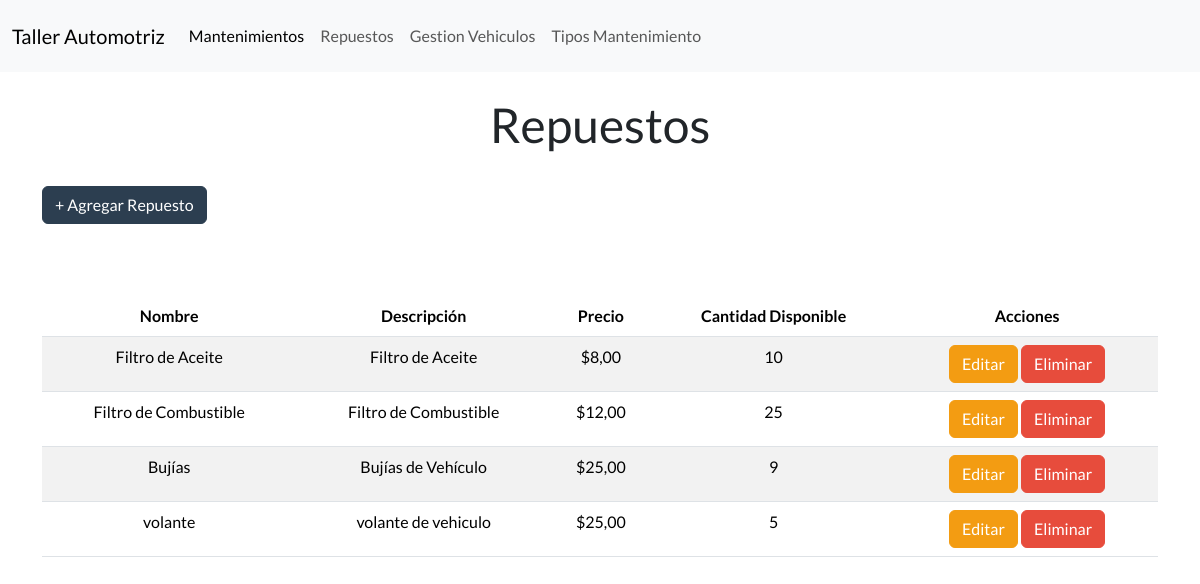
The app's page /repuestos/ with its own data.
### Aplicaciones/Taller/models.py (models this page shows, shortened)
class Repuesto(models.Model): # * Modelo para representar un repuesto
    id_repuesto = models.AutoField(primary_key=True) # ~ Campo de clave primaria autoincremental
    nombre_repuesto = models.CharField(max_length=100)
    descripcion = models.TextField()
    precio = models.DecimalField(max_digits=10, decimal_places=2)
    cantidad_disponible = models.PositiveIntegerField() # ~ tipo de dato para cantidades enteras positivas

### Aplicaciones/Taller/views.py (the view)
# urls.py: path('repuestos/', views.repuestos, name="repuestos"),  # * Mapas de la URL 'repuestos/' a la vista repuestos
def repuestos(request):
    repuestosdbb = Repuesto.objects.all()  # * Recibe todos los repuestos de la base de datos
    """
     * Render the list of repuestos.
    """
    return render(request, 'repuestos.html', {'repuestos': repuestosdbb})  # * Pasa los repuestos a la plantilla 'repuestos.html'

### Aplicaciones/Taller/templates/repuestos.html (shortened to what this page needs)
{% extends 'plantilla.html' %} {% load static %}
{% block content %}
    <div class="container">
        <h1 class="text-center mt-4">Repuestos</h1>
        <button type="button" class="btn btn-primary mt-4 mb-4" data-bs-toggle="modal" data-bs-target="#exampleModal">
            + Agregar Repuesto
        </button>
        <br>
        {% if repuestos %}
        <div class="table-responsive" mt-4>
            {% if repuestos %}
            <table class="table table-striped table-hover text-center mt-5" id="tabla-repuestos">
                <thead>
                    <tr>
                        <th>Nombre</th>
                        <th>Descripción</th>
                        <th>Precio</th>
                        <th>Cantidad Disponible</th>
                        <th>Acciones</th>
                    </tr>
                </thead>
                <tbody>
                    {% for repuesto in repuestos %}
                    <tr>
                        <td>{{ repuesto.nombre_repuesto }}</td>
                        <td>{{ repuesto.descripcion }}</td>
                        <td>${{ repuesto.precio }}</td>
                        <td>{{ repuesto.cantidad_disponible }}</td>
                        <td>
                            <a href="{% url 'editar_repuesto' repuesto.id_repuesto %}" class="btn btn-warning">Editar</a>
                            <a href="Javascript:void(0)" class="btn btn-danger" onclick="eliminarFila('{% url 'eliminar_repuesto' repuesto.id_repuesto %}', 'Repuestos')">Eliminar</a>
                        </td>
                    </tr>
                    {% endfor %}
                </tbody>
            </table>
            {% else %}
            <div class="alert alert-info text-center mt-4" role="alert">
                No hay repuestos disponibles en este momento.
            </div>
            {% endif %}
    {% else %}
        <div class="alert alert-warning text-center mt-4" role="alert">
            No se encontraron repuestos.
        </div>
    {% endif %}
{% endblock content %}

### records on screen
Repuesto: nombre_repuesto "Filtro de Aceite", descripcion "Filtro de Aceite", precio "8,00", cantidad_disponible "10"
Repuesto: nombre_repuesto "Filtro de Combustible", descripcion "Filtro de Combustible", precio "12,00", cantidad_disponible "25"
Repuesto: nombre_repuesto "Bujías", descripcion "Bujías de Vehículo", precio "25,00", cantidad_disponible "9"
Repuesto: nombre_repuesto "volante", descripcion "volante de vehiculo", precio "25,00", cantidad_disponible "5"
